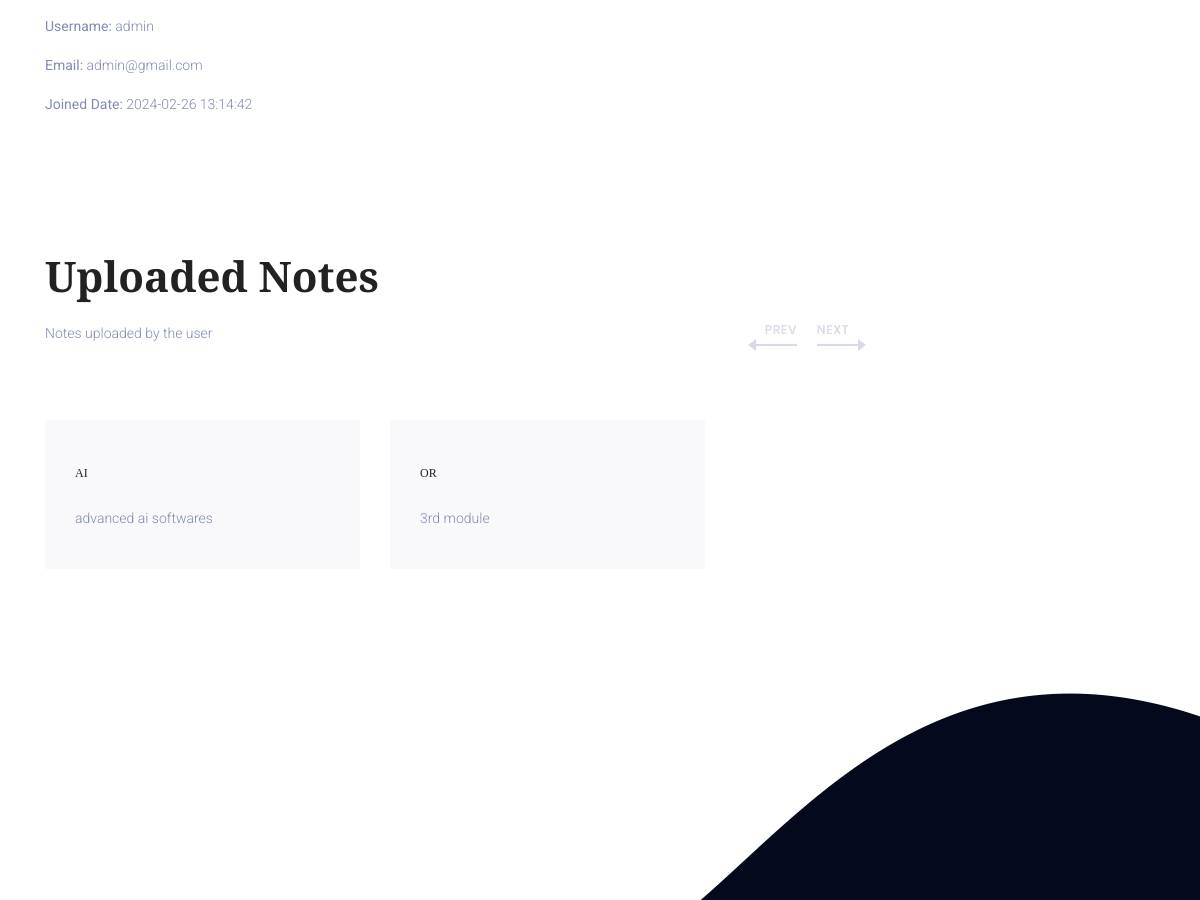
Page /user_profile.php?user_id=7 (middle part) on the earlier database version.
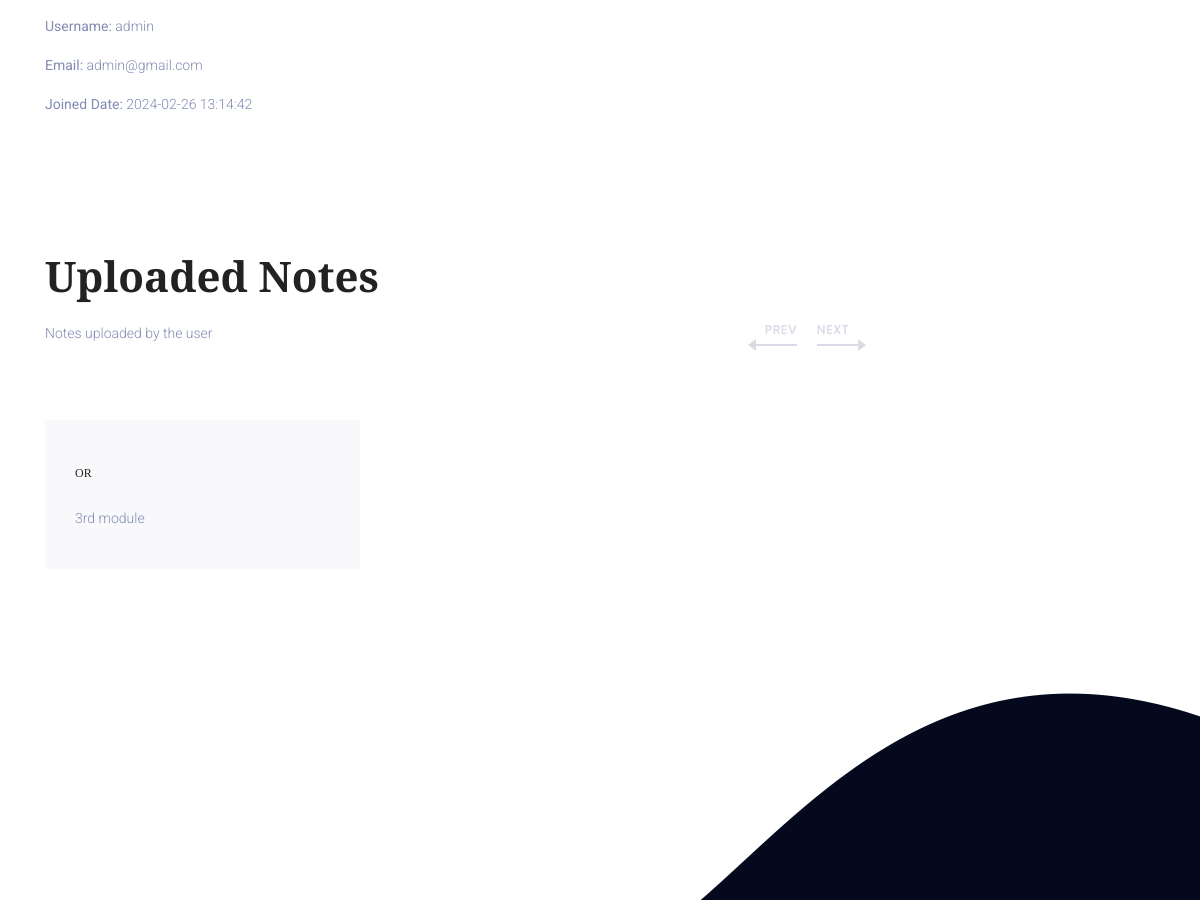
Same page on the later database version.
### tables this page shows
CREATE TABLE `notes` (
  `note_id` int(11) NOT NULL,
  `user_id` int(11) DEFAULT NULL,
  `title` varchar(255) NOT NULL,
  `subject` varchar(255) DEFAULT NULL,
  `content` text NOT NULL,
  `created_at` timestamp NOT NULL DEFAULT current_timestamp(),
  `file_path` varchar(255) DEFAULT NULL
);

### user_profile.php (the view, shortened to what this page needs)
<?php
require_once 'db_connection.php';
if (isset($_GET['user_id'])) {
    $user_id = $_GET['user_id'];
    $query = "SELECT * FROM users WHERE user_id = $user_id";
    $result = mysqli_query($conn, $query);
    if (mysqli_num_rows($result) > 0) {
        $user = mysqli_fetch_assoc($result);
    } else {
        $_SESSION['error_message'] = "User not found.";
        header("Location: search_users.php");
        exit();
    }
} else {
    $_SESSION['error_message'] = "User ID is missing.";
    header("Location: search_users.php");
    exit();
}
?>
<!DOCTYPE html>
<html lang="en">
<head>
    <link rel="stylesheet" href="css/linearicons.css" />
    <link rel="stylesheet" href="css/font-awesome.min.css" />
    <link rel="stylesheet" href="css/bootstrap.css" />
    <link rel="stylesheet" href="css/magnific-popup.css" />
    <link rel="stylesheet" href="css/owl.carousel.css" />
    <link rel="stylesheet" href="css/nice-select.css">
    <link rel="stylesheet" href="css/hexagons.min.css" />
    <link rel="stylesheet" href="https://cdn.jsdelivr.net/themify-icons/0.1.2/css/themify-icons.css" />
    <link rel="stylesheet" href="css/main.css" />
</head>
<body>
    <section>
        <div class="container">
            <br>
            <p><strong>Username:</strong> <?php echo $user['username']; ?></p>
            <p><strong>Email:</strong> <?php echo $user['email']; ?></p>
            <p><strong>Joined Date:</strong> <?php echo $user['created_at']; ?></p>
        </div>
    </section>
    <section class="popular-course-area section-gap">
        <div class="container-fluid">
            <div class="row justify-content-center section-title">
                <div class="col-lg-12">
                    <h2>Uploaded Notes</h2>
                    <p>Notes uploaded by the user</p>
                </div>
            </div>
            <div class="owl-carousel popuar-course-carusel">
                <?php
                $notes_query = "SELECT * FROM notes WHERE user_id = $user_id";
                $notes_result = mysqli_query($conn, $notes_query);
                if (mysqli_num_rows($notes_result) > 0) {
                    while ($note = mysqli_fetch_assoc($notes_result)) {
                        echo "<div class='single-popular-course'>";
                        echo "<div class='details'>";
                        echo "<div class='d-flex justify-content-between mb-20'>";
                        echo "<h4 class='name'><a href='note-details.php?note_id=" . $note['note_id'] . "&user_id=" . $user_id . "'>" . $note['subject'] . "</a></h4>";
                        echo "</div>";
                        echo "<p>" . $note['title'] . "</p>";
                        echo "</div>";
                        echo "</div>";
                    }
                } else {
                    echo "<p>No notes uploaded by this user.</p>";
                }
                ?>
            </div>
        </div>
    </section>
    <?php
    include("footer.php");
    ?>
</body>
</html>

Differences in the rows shown:
removed notes: subject "AI", title "advanced ai softwares"
